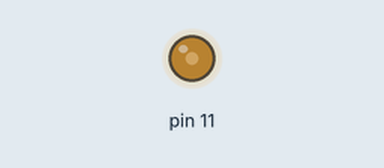
Recording of a sketch running on a simulated Arduino Uno, built with avr-gcc and run on an emulated ATmega328P. On the bench: output pins drawn as LEDs (lit = HIGH).

Above: at 0.1 s.
Timing chart, 0 to 1.6 s (numbered marks = the images above):
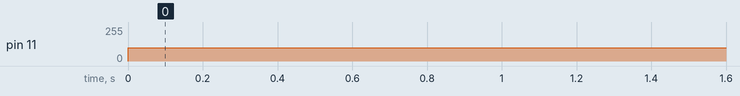

The sketch:

led.ino
```cpp
 //pwm max 255
void setup() {
  // put your setup code here, to run once:
Serial.begin(9600);

}

void loop() {
  // put your main code here, to run repeatedly:
analogWrite(11,100);
delay(1000);
}
```

Measured:
- by itself, pin 11: 0/255 → 100/255 at 0.00 s
